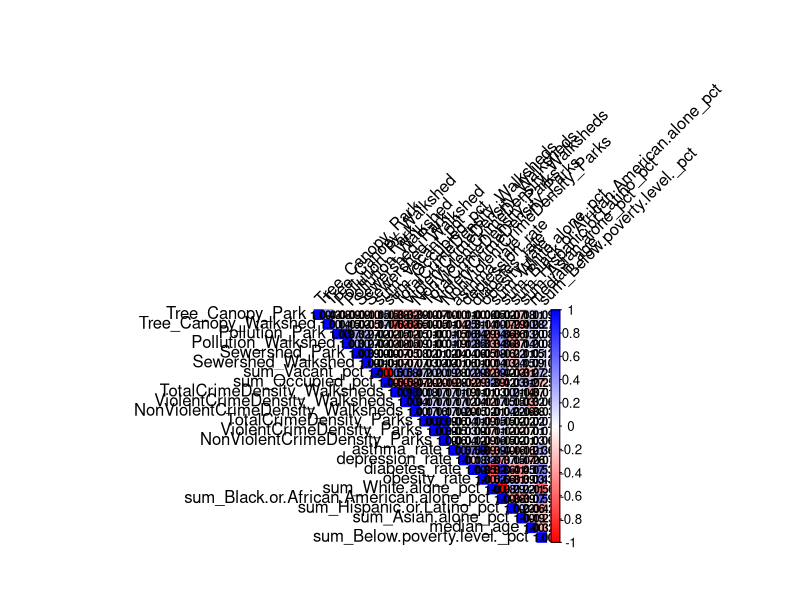
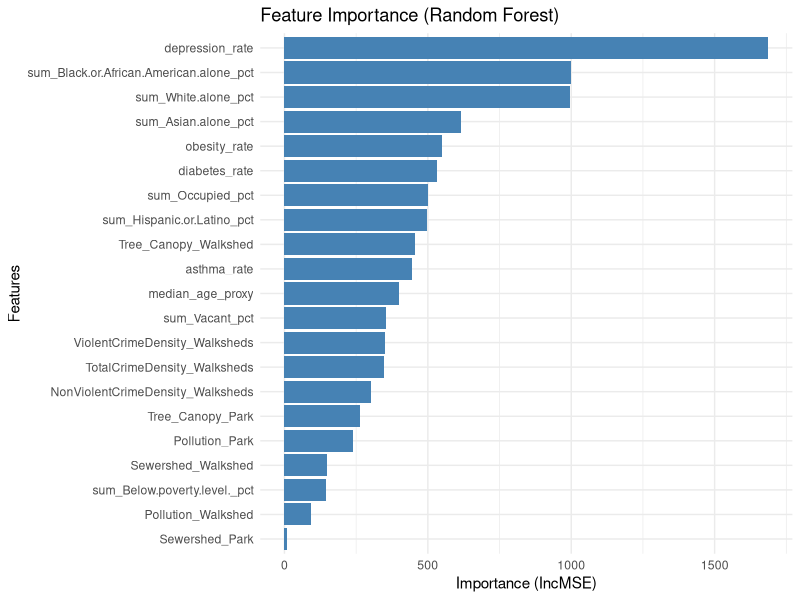
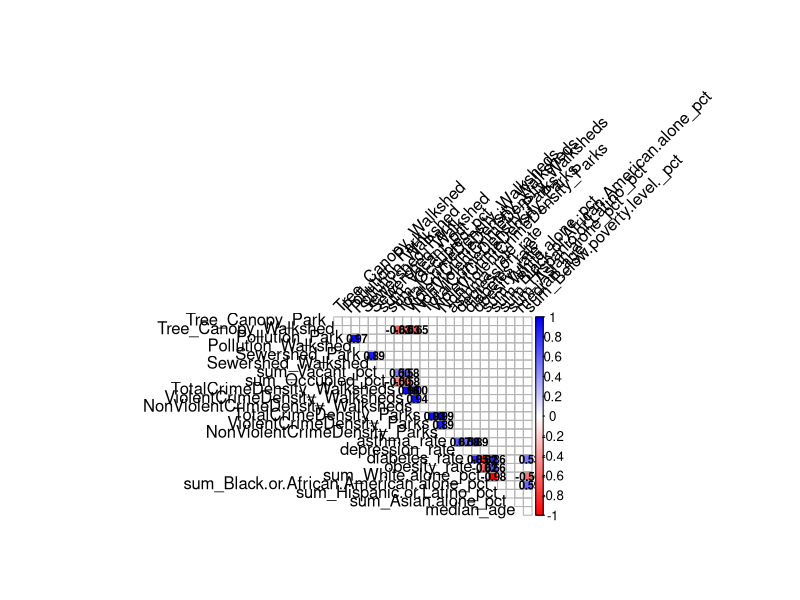
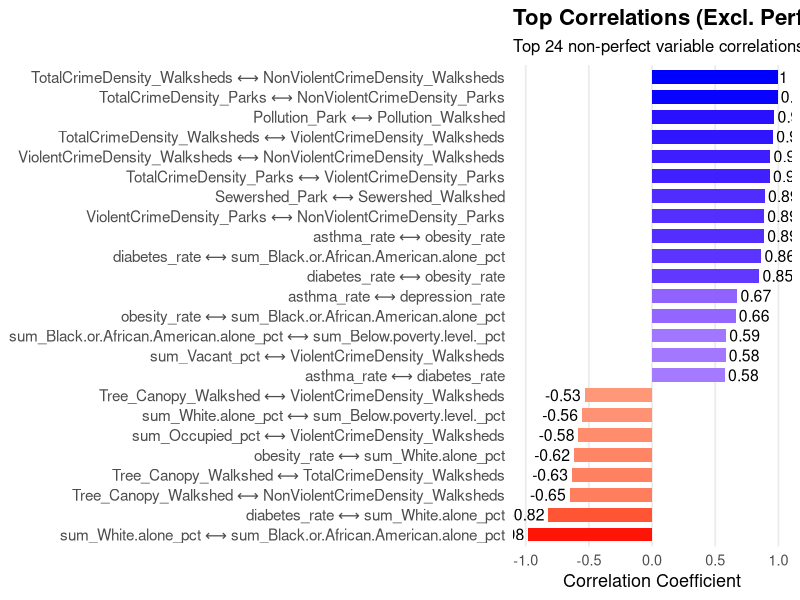
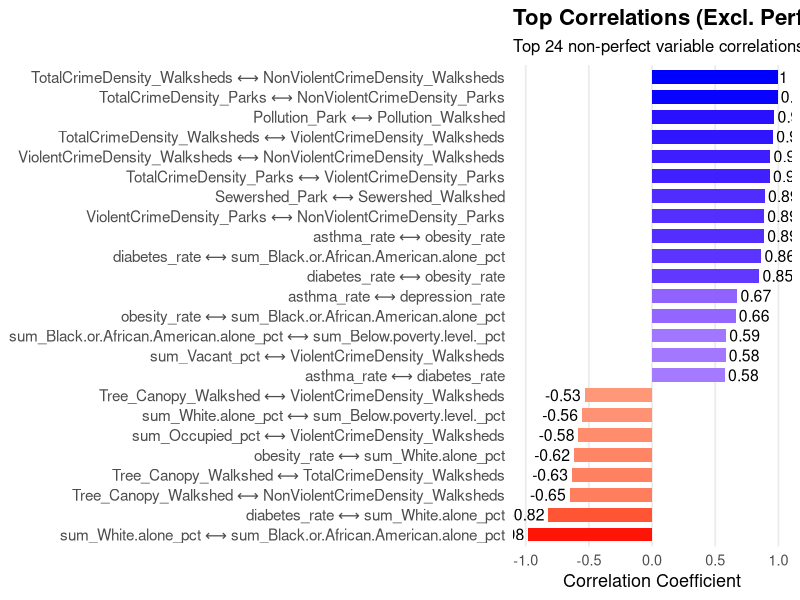

Recreate these plots in R, in order. (Note: this script raises an error after producing the figures.)
## ---- chunk 1
# Load libraries
install.packages("corrplot")
install.packages("readr")
## ---- chunk 2
library(corrplot)
library(readr)
library(dplyr)

# Load data
df <- read_csv("Parks_Master.csv")
indexed_census <- read_csv("indexed_census.csv") 
## ---- chunk 3
# Select variables of interest only (refined list)
df <- left_join(df, indexed_census %>% select(updatepknm, median_age), by = "updatepknm")

df_selected <- df %>%
  select(
    Tree_Canopy_Park,
    Tree_Canopy_Walkshed,
    Pollution_Park,
    Pollution_Walkshed,
    Sewershed_Park,
    Sewershed_Walkshed,
    sum_Vacant_pct,
    sum_Occupied_pct,
    TotalCrimeDensity_Walksheds,
    ViolentCrimeDensity_Walksheds,
    NonViolentCrimeDensity_Walksheds,
    TotalCrimeDensity_Parks,
    ViolentCrimeDensity_Parks,
    NonViolentCrimeDensity_Parks,
    asthma_rate,
    depression_rate,
    diabetes_rate,
    obesity_rate,
    sum_White.alone_pct,
    sum_Black.or.African.American.alone_pct,
    sum_Hispanic.or.Latino_pct,
    sum_Asian.alone_pct,
    median_age,
    sum_Below.poverty.level._pct
  )

# Drop rows with NA values for correlation
df_numeric <- na.omit(df_selected)

# Compute correlation matrix
cor_matrix <- cor(df_numeric, use = "complete.obs")

# Plot refined correlation heatmap
corrplot(cor_matrix, method = "color", 
         type = "upper", tl.col = "black", 
         tl.srt = 45, addCoef.col = "black",
         col = colorRampPalette(c("red", "white", "blue"))(200),
         mar = c(0, 0, 2, 0),
         number.cex = 0.7)

# Mask weak and perfect correlations
cor_filtered <- cor_matrix
cor_filtered[abs(cor_filtered) < 0.5 | abs(cor_filtered) > 0.999] <- NA

# Plot and save enhanced heatmap
png("correlation_heatmap.png", width = 3000, height = 2000, res = 220)
corrplot(cor_filtered,
         method = "color",
         type = "upper",
         col = colorRampPalette(c("red", "white", "blue"))(200),
         tl.col = "black",
         tl.srt = 45,
         addCoef.col = "black",
         number.cex = 0.7,
         na.label = " ",
         diag = FALSE,
         outline = TRUE,
         addgrid.col = "grey70",
         mar = c(1, 1, 2, 1))
dev.off()
## ---- chunk 4
# Convert correlation matrix to a long-form data frame
cor_long <- as.data.frame(as.table(cor_matrix))

# Filter to exclude self-correlations and perfect ones
cor_long_filtered <- cor_long %>%
  filter(Var1 != Var2) %>%
  filter(abs(Freq) < 0.9999) %>%
  filter(abs(Freq) >= 0.5)

# Remove duplicate pairs (e.g., A-B and B-A)
cor_long_filtered <- cor_long_filtered %>%
  rowwise() %>%
  mutate(pair = paste(sort(c(Var1, Var2)), collapse = "_")) %>%
  distinct(pair, .keep_all = TRUE) %>%
  ungroup()

# Sort by descending correlation strength
top_corrs <- cor_long_filtered %>%
  arrange(desc(abs(Freq))) %>%
  select(Var1, Var2, Correlation = Freq)

# View or export
print(top_corrs)
# write.csv(top_corrs, "Top_Correlations.csv", row.names = FALSE)

## ---- chunk 5
# Install required packages (if not already installed)
install.packages(c("corrplot", "readr", "dplyr", "ggplot2", "gridExtra"))
## ---- chunk 6
library(corrplot)
library(readr)
library(dplyr)
library(ggplot2)
library(gridExtra)

# --- Load and prepare data ---
df <- read_csv("Parks_Master.csv")
indexed_census  <- read_csv("indexed_census.csv")

df <- left_join(df, indexed_census %>% select(updatepknm, median_age), by = "updatepknm")

df_selected <- df %>%
  select(
    Tree_Canopy_Park,
    Tree_Canopy_Walkshed,
    Pollution_Park,
    Pollution_Walkshed,
    Sewershed_Park,
    Sewershed_Walkshed,
    sum_Vacant_pct,
    sum_Occupied_pct,
    TotalCrimeDensity_Walksheds,
    ViolentCrimeDensity_Walksheds,
    NonViolentCrimeDensity_Walksheds,
    TotalCrimeDensity_Parks,
    ViolentCrimeDensity_Parks,
    NonViolentCrimeDensity_Parks,
    asthma_rate,
    depression_rate,
    diabetes_rate,
    obesity_rate,
    sum_White.alone_pct,
    sum_Black.or.African.American.alone_pct,
    sum_Hispanic.or.Latino_pct,
    sum_Asian.alone_pct,
    median_age,
    sum_Below.poverty.level._pct
  )

df_numeric <- na.omit(df_selected)
cor_matrix <- cor(df_numeric, use = "complete.obs")

# --- Get top correlations ---
cor_long <- as.data.frame(as.table(cor_matrix)) %>%
  filter(Var1 != Var2, abs(Freq) < 0.999) %>%
  rowwise() %>%
  mutate(pair = paste(sort(c(Var1, Var2)), collapse = " ⟷ ")) %>%
  distinct(pair, .keep_all = TRUE) %>%
  ungroup() %>%
  arrange(desc(abs(Freq))) %>%
  filter(abs(Freq) >= 0.5)

top_n <- 24
top_corrs <- cor_long[1:top_n, c("pair", "Freq")]
colnames(top_corrs) <- c("Pair", "Correlation")

# --- Plot with ggplot ---
plot <- ggplot(top_corrs, aes(x = reorder(Pair, Correlation), y = Correlation, fill = Correlation)) +
  geom_col(show.legend = FALSE, width = 0.7) +
  coord_flip() +
  scale_fill_gradient2(low = "red", mid = "white", high = "blue", midpoint = 0) +
  geom_text(aes(label = round(Correlation, 2)), hjust = ifelse(top_corrs$Correlation > 0, -0.1, 1.1), size = 4) +
  labs(title = "Top Correlations (Excl. Perfect)",
       subtitle = paste("Top", top_n, "non-perfect variable correlations"),
       x = NULL,
       y = "Correlation Coefficient") +
  theme_minimal(base_size = 13) +
  theme(
    panel.grid.major.y = element_blank(),
    panel.grid.minor = element_blank(),
    plot.title = element_text(face = "bold", size = 16),
    plot.subtitle = element_text(size = 12),
    axis.text.y = element_text(size = 11)
  ) +
  ylim(-1, 1)

# --- Save the plot ---
ggsave("Top_Correlation_Barchart.png", plot, width = 20, height = 10, dpi = 300)

## ---- chunk 7
# Load necessary libraries
library(tidyverse)
library(randomForest)
library(caret)

# Load dataset
df <- read.csv("Parks_Master.csv")

# Define age band midpoints
age_columns <- c(
  "sum_Under.5.years_pct" = 2.5,
  "sum_X5.to.9.years_pct" = 7,
  "sum_X10.to.14.years_pct" = 12,
  "sum_X15.to.19.years_pct" = 17,
  "sum_X20.to.24.years_pct" = 22,
  "sum_X25.to.29.years_pct" = 27,
  "sum_X30.to.34.years_pct" = 32,
  "sum_X35.to.39.years_pct" = 37,
  "sum_X40.to.44.years_pct" = 42,
  "sum_X45.to.49.years_pct" = 47,
  "sum_X50.to.54.years_pct" = 52,
  "sum_X55.to.59.years_pct" = 57,
  "sum_X60.to.64.years_pct" = 62,
  "sum_X65.to.69.years_pct" = 67,
  "sum_X70.to.74.years_pct" = 72,
  "sum_X75.to.79.years_pct" = 77,
  "sum_X80.to.84.years_pct" = 82,
  "sum_X85.years.and.over_pct" = 87
)

# Calculate median_age proxy
df$median_age_proxy <- rowSums(
  sapply(names(age_columns), function(col) df[[col]] * age_columns[[col]]),
  na.rm = TRUE
)

# Feature selection
features <- c(
  "Tree_Canopy_Park", "Tree_Canopy_Walkshed", "Pollution_Park", "Pollution_Walkshed",
  "Sewershed_Park", "Sewershed_Walkshed", "sum_Vacant_pct", "sum_Occupied_pct",
  "TotalCrimeDensity_Walksheds", "ViolentCrimeDensity_Walksheds", "NonViolentCrimeDensity_Walksheds",
 # "ViolentCrimeDensity_Parks", "NonViolentCrimeDensity_Parks",
  "asthma_rate", "depression_rate", "diabetes_rate", "obesity_rate",
  "sum_White.alone_pct", "sum_Black.or.African.American.alone_pct",
  "sum_Hispanic.or.Latino_pct", "sum_Asian.alone_pct",
  "median_age_proxy", "sum_Below.poverty.level._pct"
)

# Drop rows with missing target or feature values
df_model <- df %>%
  select(all_of(c(features, "TotalCrimeDensity_Parks"))) %>%
  drop_na()

# Split data into train and test
set.seed(42)
train_index <- createDataPartition(df_model$TotalCrimeDensity_Parks, p = 0.8, list = FALSE)
train_data <- df_model[train_index, ]
test_data <- df_model[-train_index, ]

# Train random forest model
rf_model <- randomForest(
  TotalCrimeDensity_Parks ~ .,
  data = train_data,
  na.action = na.omit
)

# Predict and evaluate
predictions <- predict(rf_model, test_data)
rmse <- sqrt(mean((predictions - test_data$TotalCrimeDensity_Parks)^2))
r2 <- cor(predictions, test_data$TotalCrimeDensity_Parks)^2

cat("RMSE:", rmse, "\n")
cat("R²:", r2, "\n")
## ---- chunk 8
# Feature importance
importance_vals <- importance(rf_model)
importance_df <- data.frame(
  Feature = rownames(importance_vals),
  Importance = importance_vals[, 1]
) %>%
  arrange(desc(Importance))

# Plot feature importance
library(ggplot2)
ggplot(importance_df, aes(x = reorder(Feature, Importance), y = Importance)) +
  geom_col(fill = "steelblue") +
  coord_flip() +
  labs(title = "Feature Importance (Random Forest)",
       x = "Features", y = "Importance (IncMSE)") +
  theme_minimal()
ggsave("Crime_RF_FeatureImportance.png", plot, width = 20, height = 10, dpi = 300)
## ---- chunk 9
library(tidyverse)
library(randomForest)
library(caret)

# Use only selected variables
selected_vars <- c(
  "Tree_Canopy_Park", "Tree_Canopy_Walkshed",
  "Pollution_Park", "Pollution_Walkshed",
  "Sewershed_Park", "Sewershed_Walkshed",
  "sum_Vacant_pct", "sum_Occupied_pct",
  "TotalCrimeDensity_Walksheds", "ViolentCrimeDensity_Walksheds", "NonViolentCrimeDensity_Walksheds",
  "ViolentCrimeDensity_Parks", "NonViolentCrimeDensity_Parks",
  "asthma_rate", "depression_rate", "diabetes_rate", "obesity_rate",
  "sum_White.alone_pct", "sum_Black.or.African.American.alone_pct",
  "sum_Hispanic.or.Latino_pct", "sum_Asian.alone_pct",
  "median_age", "sum_Below.poverty.level._pct"
)

df <- df %>%
  select(any_of(selected_vars)) %>%
  drop_na()

# Initialize results
results <- list()

# Loop through each selected variable as target
for (target_var in selected_vars) {
  feature_vars <- setdiff(selected_vars, target_var)
  
  # Prepare model data
  df_model <- df %>%
    select(all_of(c(target_var, feature_vars)))

  # Skip if too few rows
  if (nrow(df_model) < 50) next

  # Split
  set.seed(42)
  train_idx <- createDataPartition(df_model[[target_var]], p = 0.8, list = FALSE)
  train_data <- df_model[train_idx, ]
  test_data <- df_model[-train_idx, ]

  # Train Random Forest
  formula_str <- as.formula(paste(target_var, "~ ."))
  rf_model <- randomForest(formula_str, data = train_data)

  # Predict
  preds <- predict(rf_model, test_data)
  actuals <- test_data[[target_var]]

  # Metrics
  rmse <- sqrt(mean((preds - actuals)^2))
  r2 <- cor(preds, actuals)^2

  results[[target_var]] <- data.frame(
    Target = target_var,
    RMSE = rmse,
    R2 = r2
  )
}

# Combine and show results
results_df <- bind_rows(results) %>%
  arrange(desc(R2))

print(results_df)

# Save to CSV (optional)
write.csv(results_df, "rf_results.csv", row.names = FALSE)

